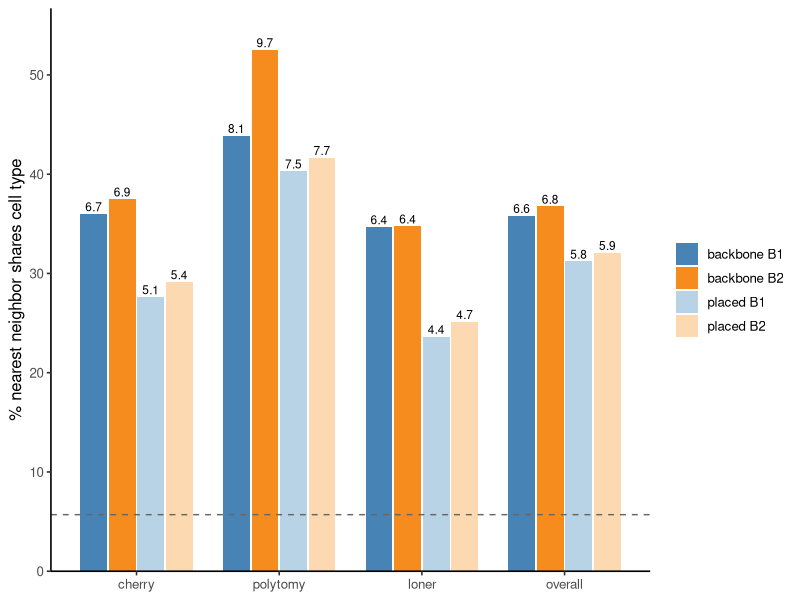

Source code (R):

###############################################################################
### Figure S10. Query cells are placed at short edit distances from their 
### anchors and recover cell-type concordance nearly as well as backbone cells

##########################################
### Fig. S10G: Terminal topology by origin

library(ggplot2)
library(tidyr)
library(dplyr)

dat = read.csv("./figures_data/figS5EF_placement_concordance.csv")

plot_dat <- dat %>%
    filter(tier != "overall", side != "all") %>%
    mutate(
        bar  = paste(side, origin, sep = "_"),
        tier = factor(tier, levels = c("loner", "polytomy", "cherry"))
    )

plot_dat$bar <- factor(plot_dat$bar, levels = c("B1_backbone_orig", "B2_backbone_orig",
                                                "B1_backbone", "B2_backbone",
                                                "B1_placed", "B2_placed"))

p <- ggplot(plot_dat, aes(x = bar, y = pct_of_origin, fill = tier)) +
    geom_col(width = 0.75) +
    geom_text(aes(label = sprintf("%.0f", pct_of_origin)),
              position = position_stack(vjust = 0.5),
              color = "black", size = 3.5) +
    scale_y_continuous(breaks = seq(0, 100, 20), limits = c(0, 101),
                       expand = c(0, 0)) +
    labs(x = NULL, y = "Percent of origin", fill = "Tier") +
    theme_classic(base_size = 12) +
    scale_fill_manual(values = c("loner" = "#B84A45", "polytomy" = "#DDA13A", "cherry" = "#55A868")) +
    theme(axis.text.x = element_text(angle = 20, hjust = 1),
          panel.grid.major.x = element_blank())



############################################################################################################
### Fig. S10H: For each cell, the fraction of its equally related nearest neighbors that share its cell type

library(ggplot2)
library(tidyr)
library(dplyr)

dat = read.csv("./figures_data/figS5EF_placement_concordance.csv")

plot_dat <- dat %>%
    filter(origin != "backbone_orig", side != "all") %>%
    mutate(
        group = paste(origin, side),
        group = factor(group, levels = c("backbone B1", "backbone B2",
                                         "placed B1",   "placed B2")),
        tier  = factor(tier,  levels = c("cherry", "polytomy", "loner", "overall"))
    )

p = ggplot(plot_dat, aes(x = tier, y = concordance, fill = group)) +
    geom_col(position = position_dodge(width = 0.8), width = 0.75) +
    geom_text(aes(label = sprintf("%.1f", fold)),
              position = position_dodge(width = 0.8),
              vjust = -0.3, size = 3) +
    geom_hline(yintercept = 5.7, linetype = "dashed", color = "grey40") +
    scale_fill_manual(values = c(
        "backbone B1" = "#4783B5",   # B1 blue
        "backbone B2" = "#F78C1E",   # B2 orange
        "placed B1"   = "#B8D3E6",   # B1 blue, lighter
        "placed B2"   = "#FCD9B0"    # B2 orange, lighter
    )) +
    scale_y_continuous(expand = expansion(mult = c(0, 0.08))) +
    labs(x = NULL, y = "% nearest neighbor shares cell type", fill = NULL) +
    theme_classic(base_size = 12) +
    theme(panel.grid.major.x = element_blank())
